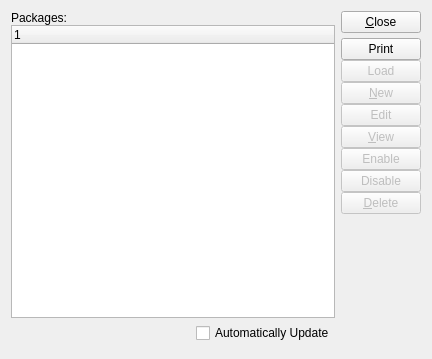
<ui version="4.0" >
 <author></author>
 <comment>This file is part of the xTuple ERP: PostBooks Edition, a free and
open source Enterprise Resource Planning software suite,
Copyright (c) 1999-2010 by OpenMFG LLC, d/b/a xTuple.
It is licensed to you under the Common Public Attribution License
version 1.0, the full text of which (including xTuple-specific Exhibits)
is available at www.xtuple.com/CPAL.  By using this software, you agree
to be bound by its terms.</comment>
 <class>packages</class>
 <widget class="QWidget" name="packages" >
  <property name="geometry" >
   <rect>
    <x>0</x>
    <y>0</y>
    <width>432</width>
    <height>359</height>
   </rect>
  </property>
  <property name="windowTitle" >
   <string>List Packages</string>
  </property>
   <layout class="QHBoxLayout" >
    <item>
     <layout class="QVBoxLayout" >
      <property name="spacing" >
       <number>0</number>
      </property>
      <property name="leftMargin" >
       <number>0</number>
      </property>
      <property name="topMargin" >
       <number>0</number>
      </property>
      <property name="rightMargin" >
       <number>0</number>
      </property>
      <property name="bottomMargin" >
       <number>0</number>
      </property>
      <item>
       <widget class="QLabel" name="_packageLit" >
        <property name="text" >
         <string>Packages:</string>
        </property>
       </widget>
      </item>
      <item>
       <widget class="XTreeWidget" name="_package" >
        <property name="sizePolicy" >
         <sizepolicy vsizetype="Expanding" hsizetype="Expanding" >
          <horstretch>0</horstretch>
          <verstretch>0</verstretch>
         </sizepolicy>
        </property>
       </widget>
      </item>
      <item>
       <layout class="QHBoxLayout" >
        <property name="topMargin" >
         <number>5</number>
        </property>
        <property name="bottomMargin" >
         <number>5</number>
        </property>
        <item>
         <spacer>
          <property name="orientation" >
           <enum>Qt::Horizontal</enum>
          </property>
          <property name="sizeHint" >
           <size>
            <width>40</width>
            <height>20</height>
           </size>
          </property>
         </spacer>
        </item>
        <item>
         <widget class="XCheckBox" name="_autoUpdate" >
          <property name="text" >
           <string>Automatically Update</string>
          </property>
         </widget>
        </item>
       </layout>
      </item>
     </layout>
    </item>
    <item>
     <layout class="QVBoxLayout" >
      <property name="spacing" >
       <number>5</number>
      </property>
      <property name="leftMargin" >
       <number>0</number>
      </property>
      <property name="topMargin" >
       <number>0</number>
      </property>
      <property name="rightMargin" >
       <number>0</number>
      </property>
      <property name="bottomMargin" >
       <number>0</number>
      </property>
      <item>
       <widget class="QPushButton" name="_close" >
        <property name="text" >
         <string>&amp;Close</string>
        </property>
       </widget>
      </item>
      <item>
       <layout class="QVBoxLayout" >
        <property name="spacing" >
         <number>0</number>
        </property>
        <property name="leftMargin" >
         <number>0</number>
        </property>
        <property name="topMargin" >
         <number>0</number>
        </property>
        <property name="rightMargin" >
         <number>0</number>
        </property>
        <property name="bottomMargin" >
         <number>0</number>
        </property>
        <item>
         <widget class="QPushButton" name="_print" >
          <property name="text" >
           <string>Print</string>
          </property>
         </widget>
        </item>
        <item>
         <widget class="QPushButton" name="_load" >
          <property name="enabled" >
           <bool>false</bool>
          </property>
          <property name="text" >
           <string>Load</string>
          </property>
         </widget>
        </item>
        <item>
         <widget class="QPushButton" name="_new" >
          <property name="enabled" >
           <bool>false</bool>
          </property>
          <property name="text" >
           <string>&amp;New</string>
          </property>
         </widget>
        </item>
        <item>
         <widget class="QPushButton" name="_edit" >
          <property name="enabled" >
           <bool>false</bool>
          </property>
          <property name="text" >
           <string>Edit</string>
          </property>
         </widget>
        </item>
        <item>
         <widget class="QPushButton" name="_view" >
          <property name="enabled" >
           <bool>false</bool>
          </property>
          <property name="text" >
           <string>&amp;View</string>
          </property>
         </widget>
        </item>
        <item>
         <widget class="QPushButton" name="_enable" >
          <property name="enabled" >
           <bool>false</bool>
          </property>
          <property name="text" >
           <string>Enable</string>
          </property>
         </widget>
        </item>
        <item>
         <widget class="QPushButton" name="_disable" >
          <property name="enabled" >
           <bool>false</bool>
          </property>
          <property name="text" >
           <string>Disable</string>
          </property>
         </widget>
        </item>
        <item>
         <widget class="QPushButton" name="_delete" >
          <property name="enabled" >
           <bool>false</bool>
          </property>
          <property name="text" >
           <string>&amp;Delete</string>
          </property>
         </widget>
        </item>
       </layout>
      </item>
      <item>
       <spacer>
        <property name="orientation" >
         <enum>Qt::Vertical</enum>
        </property>
        <property name="sizeType" >
         <enum>QSizePolicy::Expanding</enum>
        </property>
        <property name="sizeHint" >
         <size>
          <width>20</width>
          <height>20</height>
         </size>
        </property>
       </spacer>
      </item>
     </layout>
    </item>
   </layout>
 </widget>
 <layoutdefault spacing="6" margin="11" />
 <pixmapfunction>qPixmapFromMimeSource</pixmapfunction>
 <customwidgets>
  <customwidget>
   <class>XCheckBox</class>
   <extends>QCheckBox</extends>
   <header>xcheckbox.h</header>
  </customwidget>
  <customwidget>
   <class>XTreeWidget</class>
   <extends>QTreeWidget</extends>
   <header>xtreewidget.h</header>
  </customwidget>
 </customwidgets>
 <tabstops>
  <tabstop>_package</tabstop>
  <tabstop>_load</tabstop>
  <tabstop>_new</tabstop>
  <tabstop>_edit</tabstop>
  <tabstop>_view</tabstop>
  <tabstop>_delete</tabstop>
  <tabstop>_print</tabstop>
  <tabstop>_close</tabstop>
 </tabstops>
 <resources/>
 <connections>
  <connection>
   <sender>_package</sender>
   <signal>itemSelected(int)</signal>
   <receiver>_view</receiver>
   <slot>animateClick()</slot>
   <hints>
    <hint type="sourcelabel" >
     <x>26</x>
     <y>44</y>
    </hint>
    <hint type="destinationlabel" >
     <x>370</x>
     <y>86</y>
    </hint>
   </hints>
  </connection>
  <connection>
   <sender>_package</sender>
   <signal>valid(bool)</signal>
   <receiver>_view</receiver>
   <slot>setEnabled(bool)</slot>
   <hints>
    <hint type="sourcelabel" >
     <x>26</x>
     <y>44</y>
    </hint>
    <hint type="destinationlabel" >
     <x>370</x>
     <y>86</y>
    </hint>
   </hints>
  </connection>
  <connection>
   <sender>_close</sender>
   <signal>clicked()</signal>
   <receiver>packages</receiver>
   <slot>close()</slot>
   <hints>
    <hint type="sourcelabel" >
     <x>369</x>
     <y>26</y>
    </hint>
    <hint type="destinationlabel" >
     <x>20</x>
     <y>20</y>
    </hint>
   </hints>
  </connection>
 </connections>
</ui>
